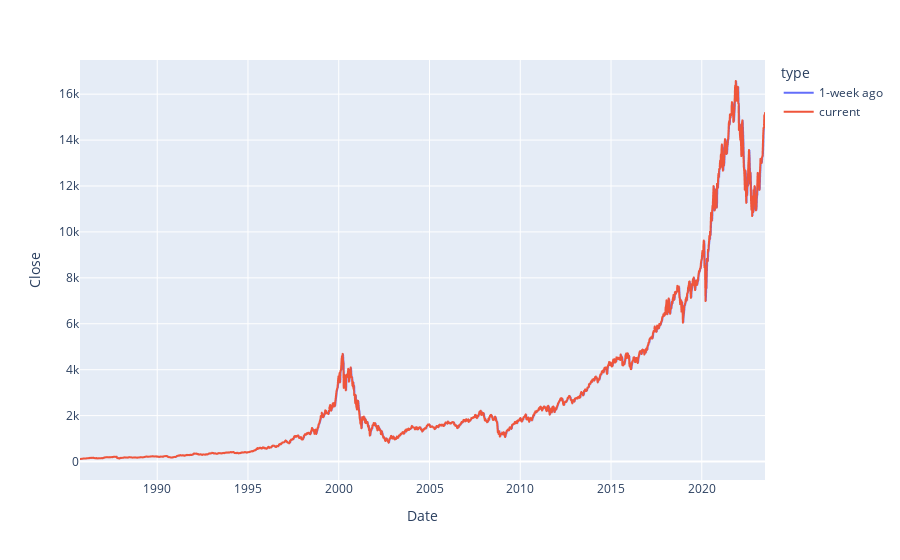

Here is the notebook cell this chart was saved with:
### Code cell
fig = px.line(
    df, x="Date", y="Close", color='type', 
    )
fig.show()

### Figure 1 — Plotly figure (JSON) as saved in the notebook; plotly's stock layout.template omitted (floating-point values rounded to 4 significant figures; data arrays with more than 128 entries replaced by an {"elided": "..."} marker saying what was removed)
{"data": [{"hovertemplate": "type=1-week ago<br>Date=%{x}<br>Close=%{y}<extra></extra>", "legendgroup": "1-week ago", "line": {"color": "#636efa", "dash": "solid"}, "marker": {"symbol": "circle"}, "mode": "lines", "name": "1-week ago", "showlegend": true, "type": "scattergl", "x": {"elided": "1970 str values"}, "xaxis": "x", "y": {"elided": "1970 float values"}, "yaxis": "y"}, {"hovertemplate": "type=current<br>Date=%{x}<br>Close=%{y}<extra></extra>", "legendgroup": "current", "line": {"color": "#EF553B", "dash": "solid"}, "marker": {"symbol": "circle"}, "mode": "lines", "name": "current", "showlegend": true, "type": "scattergl", "x": {"elided": "1970 str values"}, "xaxis": "x", "y": {"elided": "1970 float values"}, "yaxis": "y"}], "layout": {"legend": {"title": {"text": "type"}, "tracegroupgap": 0}, "margin": {"t": 60}, "xaxis": {"anchor": "y", "domain": [0, 1], "title": {"text": "Date"}}, "yaxis": {"anchor": "x", "domain": [0, 1], "title": {"text": "Close"}}}}
